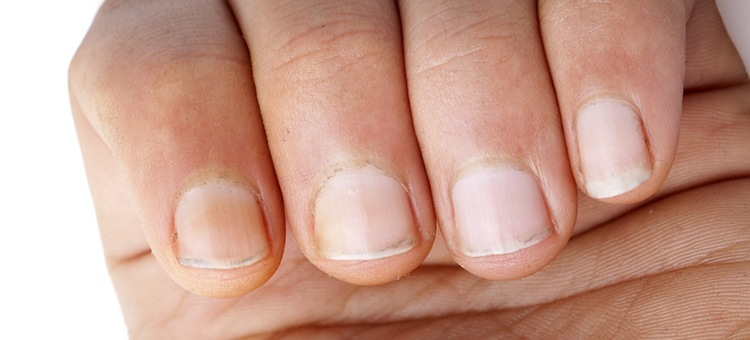
#> input picture data/lab6/images/09aefeec-e05f-11e8-87a6-0242ac1c0002.jpg, 750 x 340 px
$ python 6.1.py
#> lines starting #> are read from the running program, lines starting #| are printed output that depends on the picture; after the words box and inside, x2 and y2 are one past the last pixel; in counts of white or black regions, pixels touching at a corner belong together
import os
import cv2


def first():
    path = 'data/lab6/images/'
    path2 = 'data/lab6/labels/'
    files = os.listdir(path)
    for elem in files:
        fp = path+elem
        fp2 = path2+elem
        img = cv2.imread(fp)
#> img is the input picture: shape (340, 750, 3); mean B, G, R 140.8, 157, 200.3
        mask = cv2.imread(fp2)
        image_gray = cv2.cvtColor(mask, cv2.COLOR_RGB2GRAY)
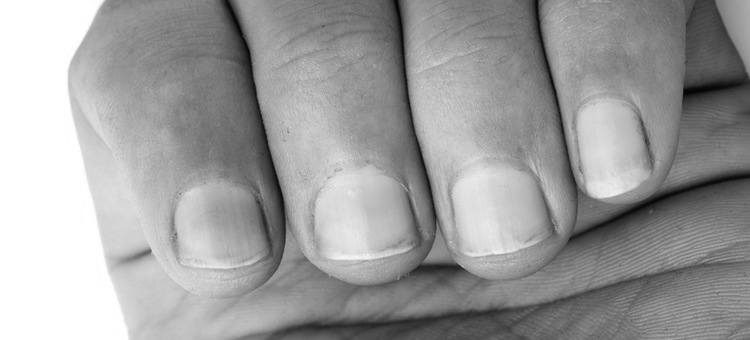
#> image_gray: shape (340, 750); min 5, max 255, mean 157.1
        _, thresh = cv2.threshold(image_gray, 200, 255, cv2.THRESH_BINARY)
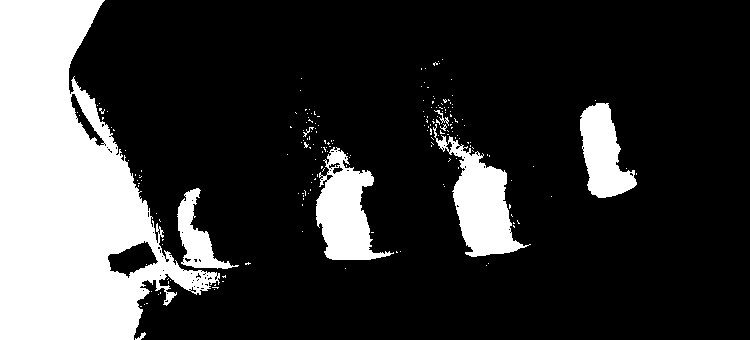
#> thresh: shape (340, 750); 22% white; 197 white regions (189 under 20 px)
        contours, hierarchy = cv2.findContours(thresh, cv2.RETR_TREE, cv2.CHAIN_APPROX_SIMPLE)
#> contours = 286 contours, 273 with area under 20; largest, box (x1, y1, x2, y2) and area: (0, 0, 220, 340) 41778, (433, 124, 531, 257) 4757, (316, 147, 394, 260) 4388, (580, 103, 637, 198) 3122, (177, 188, 239, 269) 1650
        image_out = cv2.drawContours(img, contours, -1, (0, 255, 0), 2)
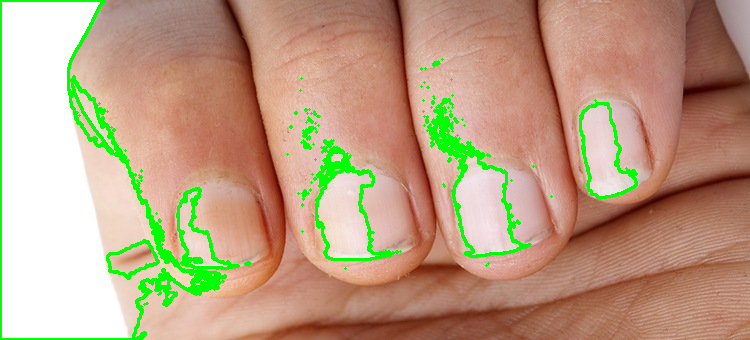
#> image_out: shape (340, 750, 3); mean B, G, R 130.9, 159.4, 188.4
        cv2.imshow(path, image_out)
        cv2.waitKey(0)
#> pass 2 of the loop in first, `for elem in files:`:
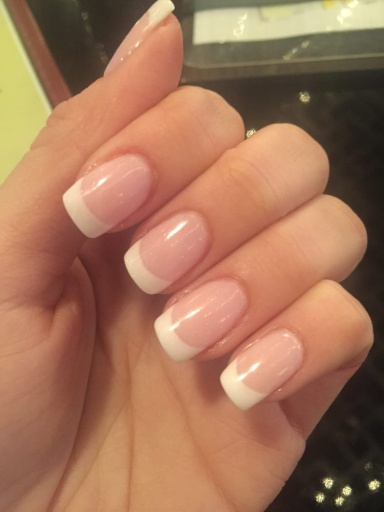
#> input picture data/lab6/images/1eecab90-1a92-43a7-b952-0204384e1fae.jpg, 384 x 512 px
#> in first, img is the input picture: shape (512, 384, 3); mean B, G, R 88.5, 115.7, 162.9
#> image_gray: shape (512, 384)
#> in first, `_, thresh = cv2.threshold(image_gray, 200, 255, cv2.THRESH_BINARY)`:
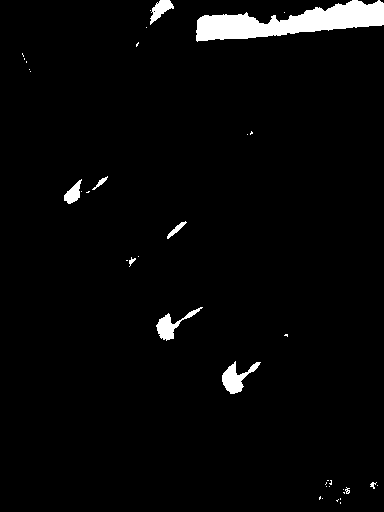
#> thresh: shape (512, 384); 3% white; 39 white regions (29 under 20 px)
#> contours = 44 contours, 37 with area under 20; largest, box (x1, y1, x2, y2) and area: (196, 0, 384, 42) 3882, (222, 361, 261, 394) 475, (156, 307, 203, 341) 387, (150, 0, 174, 25) 244, (64, 179, 82, 204) 201, (167, 221, 187, 239) 78, (92, 176, 108, 190) 42
#> in first, `image_out = cv2.drawContours(img, contours, -1, (0, 255, 0), 2)`:
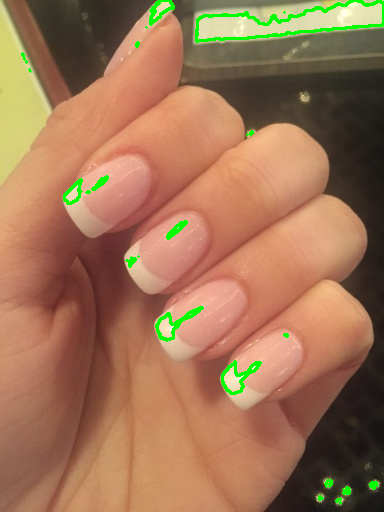
#> image_out: shape (512, 384, 3); mean B, G, R 85.4, 116.5, 158.7
#> pass 3 of the loop in first, `for elem in files:`:
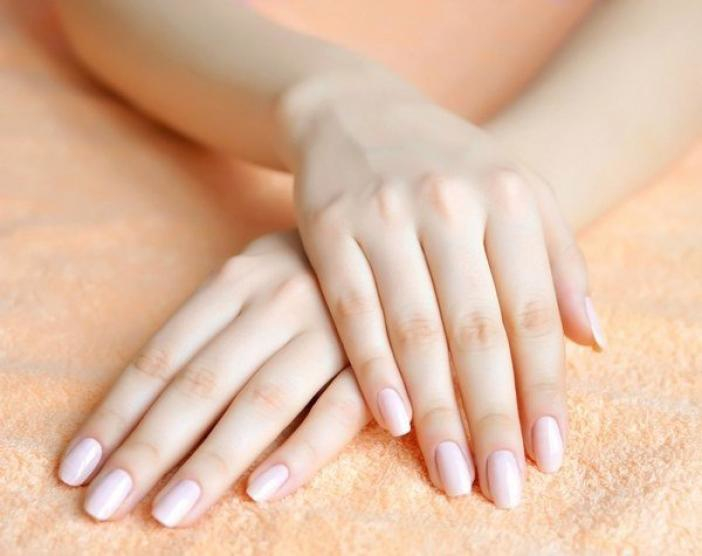
#> input picture data/lab6/images/2C29D473-CCB4-458C-926B-99D0042161E6.jpg, 702 x 556 px
#> in first, img is the input picture: shape (556, 702, 3); mean B, G, R 162.9, 187.4, 223.3
#> image_gray: shape (556, 702)
#> in first, `_, thresh = cv2.threshold(image_gray, 200, 255, cv2.THRESH_BINARY)`:
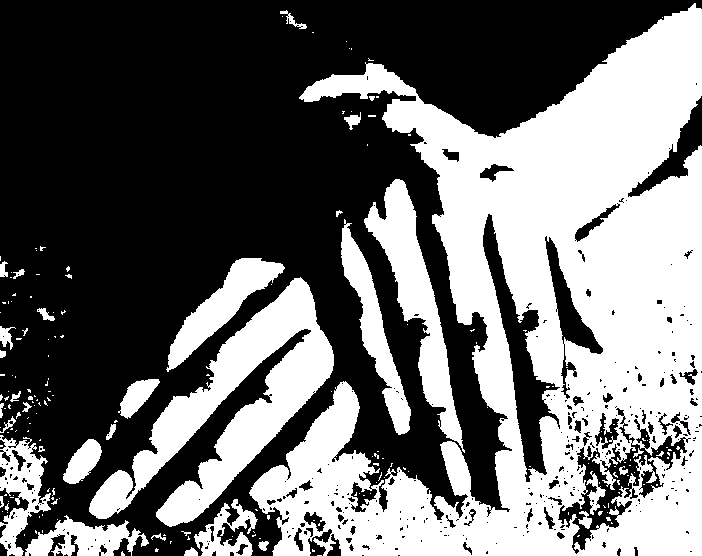
#> thresh: shape (556, 702); 42.4% white; 198 white regions (163 under 20 px)
#> contours = 620 contours, 502 with area under 20; largest, box (x1, y1, x2, y2) and area: (249, 3, 702, 556) 133760, (89, 277, 334, 527) 18794, (364, 179, 465, 453) 7306, (482, 213, 561, 483) 5632, (557, 435, 688, 555) 5240
#> in first, `image_out = cv2.drawContours(img, contours, -1, (0, 255, 0), 2)`:
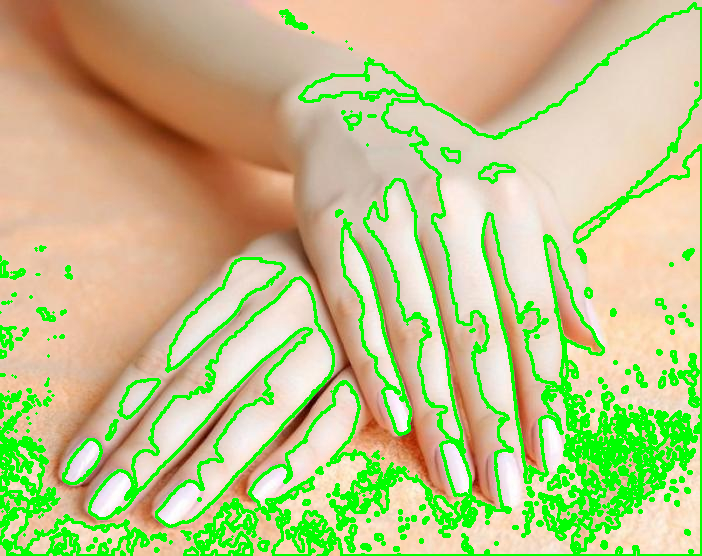
#> image_out: shape (556, 702, 3); mean B, G, R 136.2, 194.5, 188.5


def sec():
    cap = cv2.VideoCapture('data/lab6/rabbit.mp4')
    fps = cap.get(cv2.CAP_PROP_FPS)
    while cap.isOpened():
        ret, frame = cap.read()
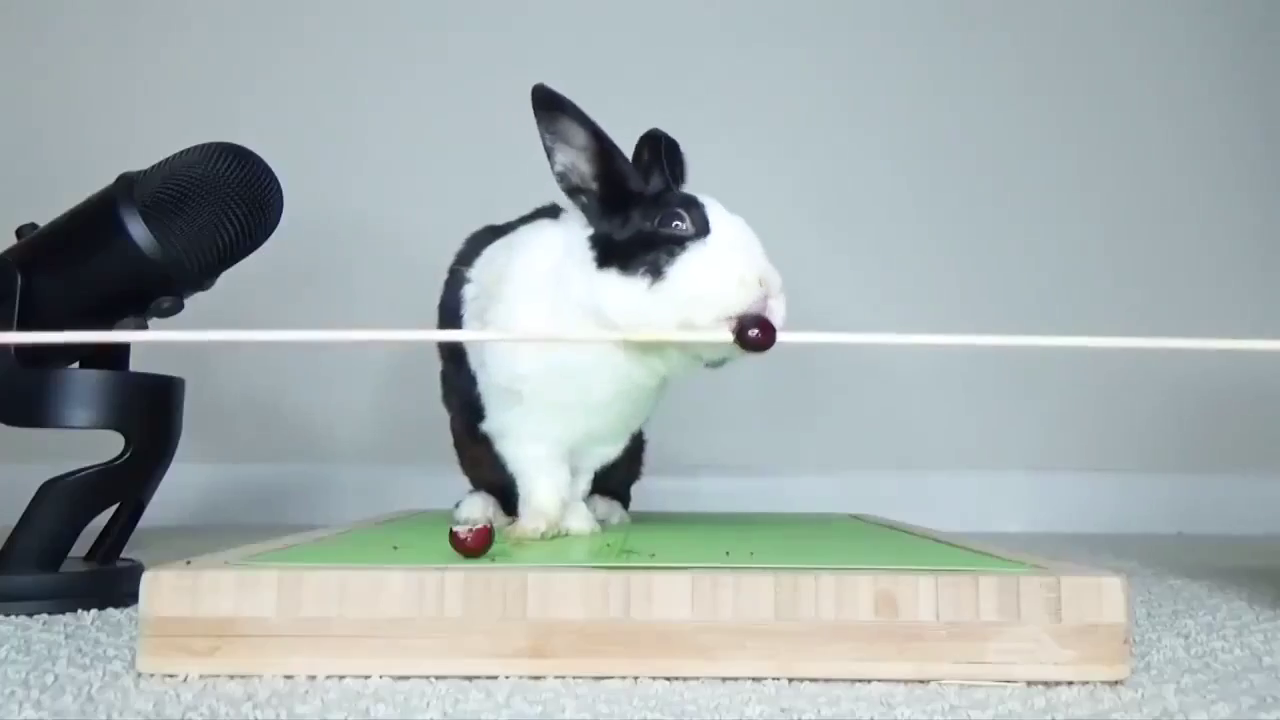
#> input picture frame 11 of data/lab6/rabbit.mp4, 1280 x 720 px
#> frame is the input picture: shape (720, 1280, 3); mean B, G, R 175.3, 175.2, 165.4
        if frame is None:
            break
        gray = cv2.cvtColor(frame, cv2.COLOR_BGR2GRAY)
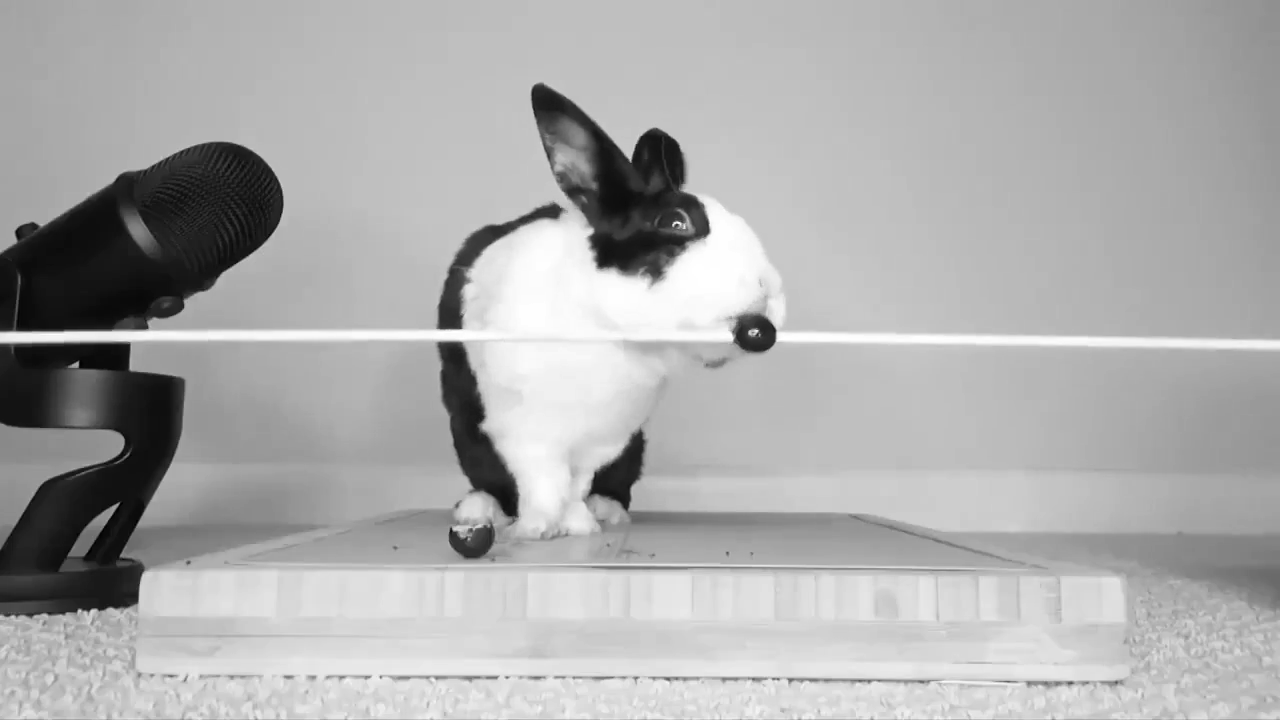
#> gray: shape (720, 1280); min 0, max 255, mean 172.2
        cv2.imshow('HAAHHAHA HES SO FUNNY', gray)
        cv2.waitKey(int(1000/fps))
    cap.release()
    cv2.destroyAllWindows()


def main():
    first()
    sec()


if __name__ == "__main__":
    main()
